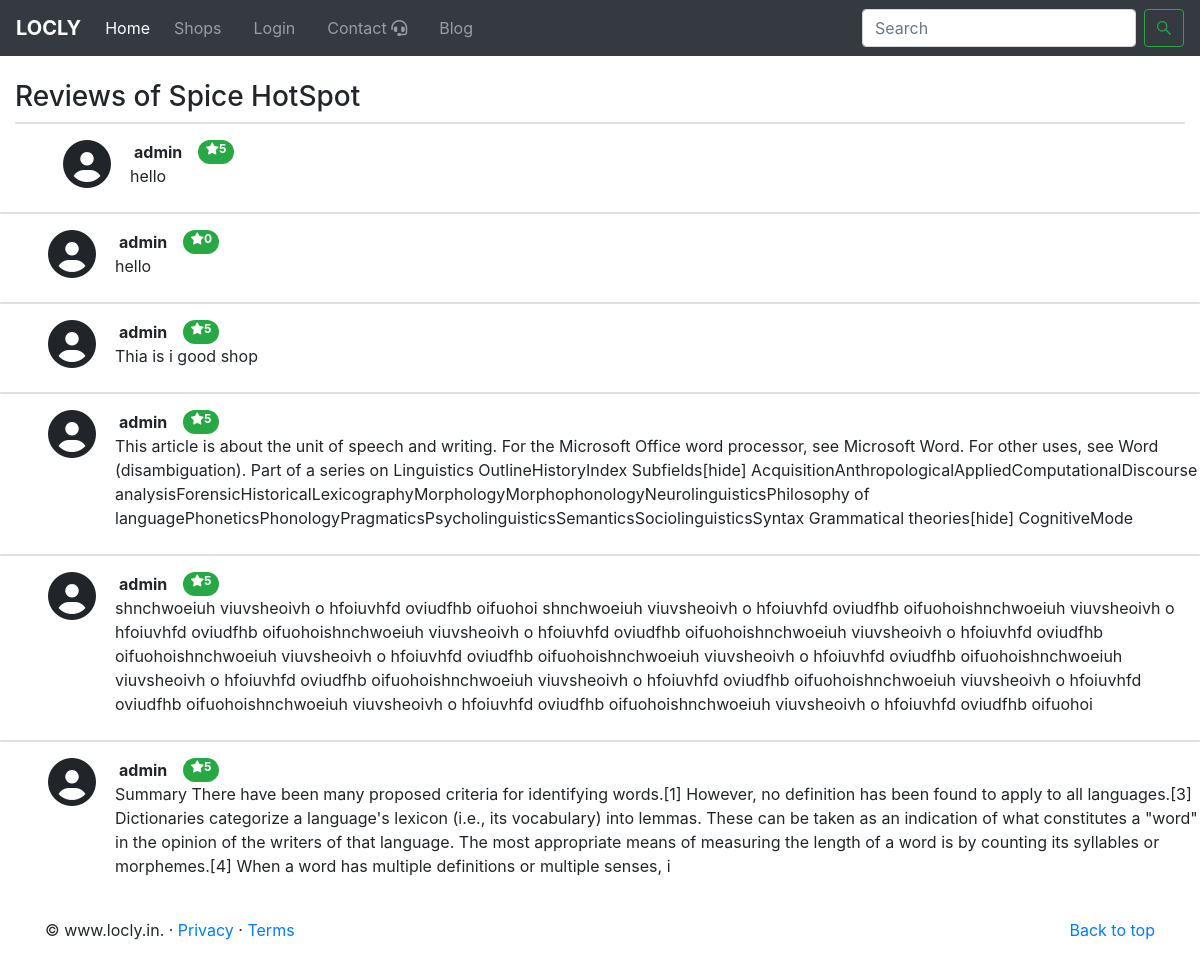
The app's page /reviews/4 with its own data.
### MyApp/models.py (models this page shows, shortened)
class shop(models.Model):
    shop_id=models.CharField(max_length=20,default='',unique=True)
    tophtml=models.CharField(max_length=2000,default='',blank=True)
    shop_name=models.CharField(max_length=500)
    shop_user=models.ForeignKey(User,on_delete=models.CASCADE)
    shop_pic=models.ImageField(upload_to="media/")
    shop_disc=models.CharField(max_length=2000)
    shop_add=models.CharField(max_length=1000)
    verified=models.BooleanField(default=False)
    contact=models.IntegerField(default='')
    delivery=models.BooleanField(default=False)
    loclity=models.CharField(default='',max_length=50)
    clicks=models.IntegerField(default=0)
    city=models.CharField(default='Bareilly',max_length=50)
    rating=models.FloatField(default=5)
    live=models.BooleanField(default=False)
    Grocery = 'Grocery'
    Medical = 'Medical'
    DailyE='DailyE'
    Mobile="Mobile"
    electronics="electronics"
    clothing="clothing"
    food="food"
    furtunier="furtunier"
    gifts="gifts"
    computers="computers"
    jewellery="jewellery"
    book="book"
    Stationery="Stationery"
    CHOICES = [
        (Grocery, 'Grocery'),
        (Medical, 'Medical'),
        (DailyE, 'DailyE'),(Mobile,"Mobile"),(electronics,"electronics"),(clothing,"clothing"),(food,"food"),(furtunier,"furtunier"),
        (gifts,"gifts"),(computers,"computers"), (jewellery,"jewellery"),(book,"book"),(Stationery,"Stationery")]
    category = models.CharField(max_length=20,choices=CHOICES,default=Grocery)
    bottomhtml=models.CharField(max_length=2000,default='',blank=True)

class rateing(models.Model):
    user=models.ForeignKey(User,on_delete=models.CASCADE)
    shop=models.ForeignKey(shop,on_delete=models.CASCADE)
    rate=models.IntegerField(choices= [(i,i) for i in range(1,6)])
    review=models.TextField(blank=True)

### MyApp/views.py (the view)
# urls.py: path('reviews/<int:id>', views.all_review ,name='reviews'),
def all_review(request,id):
    shopn=shop.objects.filter(id=id)[0]
    rate_obj=rateing.objects.filter(shop=id)
    param={'rate':rate_obj,'shop':shopn}
    return render(request,'allreview.html',param)

### templates/allreview.html (shortened to what this page needs)
{% extends 'base.html' %}
{% block body %}
<div class="container-fluid mt-4">
    {% if isprod %}<h3>Reviews of {{prod.prod_name}}</h3>{% else %}
    <h3>Reviews of {{shop.shop_name}}</h3>{% endif %}
    {% for data in rate %}
    {% if data.review|length > 0 %}
    <div class="card my-1"></div>
    <div class='row ml-5 mb-2 mt-3'><i class="fas fa-user-circle fa-3x"></i>
        <div class='col ml-1'>
            <div class="row ml-1">
                <b>{{data.user}}</b>
                <span class="badge badge-pill badge-success ml-3"><i class="fas fa-star"></i>{{data.rate}}</span>
            </div>
            <p>{{data.review}}</p>
        </div>
    </div>
</div>
    {% endif %}
    {% endfor %}
{% endblock body %}

### records on screen
shop: shop_name "Spice HotSpot"
rateing: user "admin", rate "5", review "hello"
rateing: user "admin", rate "0", review "hello"
rateing: user "admin", rate "5", review "Thia is i good shop"
rateing: user "admin", rate "5", review "This article is about the unit of speech and writing. For the Microsoft Office word processor, see Microsoft Word. For other uses, see Word (disambiguation). Part of a series on Linguistics OutlineHistoryIndex Subfields[hide] AcquisitionAnthropologicalAppliedComputationalDiscourse analysisForensicHistoricalLexicographyMorphologyMorphophonologyNeurolinguisticsPhilosophy of languagePhoneticsPhonologyPragmaticsPsycholinguisticsSemanticsSociolinguisticsSyntax Grammatical theories[hide] CognitiveMode"
rateing: user "admin", rate "5", review "shnchwoeiuh viuvsheoivh o hfoiuvhfd oviudfhb oifuohoi shnchwoeiuh viuvsheoivh o hfoiuvhfd oviudfhb oifuohoishnchwoeiuh viuvsheoivh o hfoiuvhfd oviudfhb oifuohoishnchwoeiuh viuvsheoivh o hfoiuvhfd oviudfhb oifuohoishnchwoeiuh viuvsheoivh o hfoiuvhfd oviudfhb oifuohoishnchwoeiuh viuvsheoivh o hfoiuvhfd oviudfhb oifuohoishnchwoeiuh viuvsheoivh o hfoiuvhfd oviudfhb oifuohoishnchwoeiuh viuvsheoivh o hfoiuvhfd oviudfhb oifuohoishnchwoeiuh viuvsheoivh o hfoiuvhfd oviudfhb oifuohoishnchwoeiuh viuvsheoivh o hfoiuvhfd oviudfhb oifuohoishnchwoeiuh viuvsheoivh o hfoiuvhfd oviudfhb oifuohoishnchwoeiuh viuvsheoivh o hfoiuvhfd oviudfhb oifuohoi"
rateing: user "admin", rate "5", review "Summary There have been many proposed criteria for identifying words.[1] However, no definition has been found to apply to all languages.[3] Dictionaries categorize a language's lexicon (i.e., its vocabulary) into lemmas. These can be taken as an indication of what constitutes a \"word\" in the opinion of the writers of that language. The most appropriate means of measuring the length of a word is by counting its syllables or morphemes.[4] When a word has multiple definitions or multiple senses, i"
